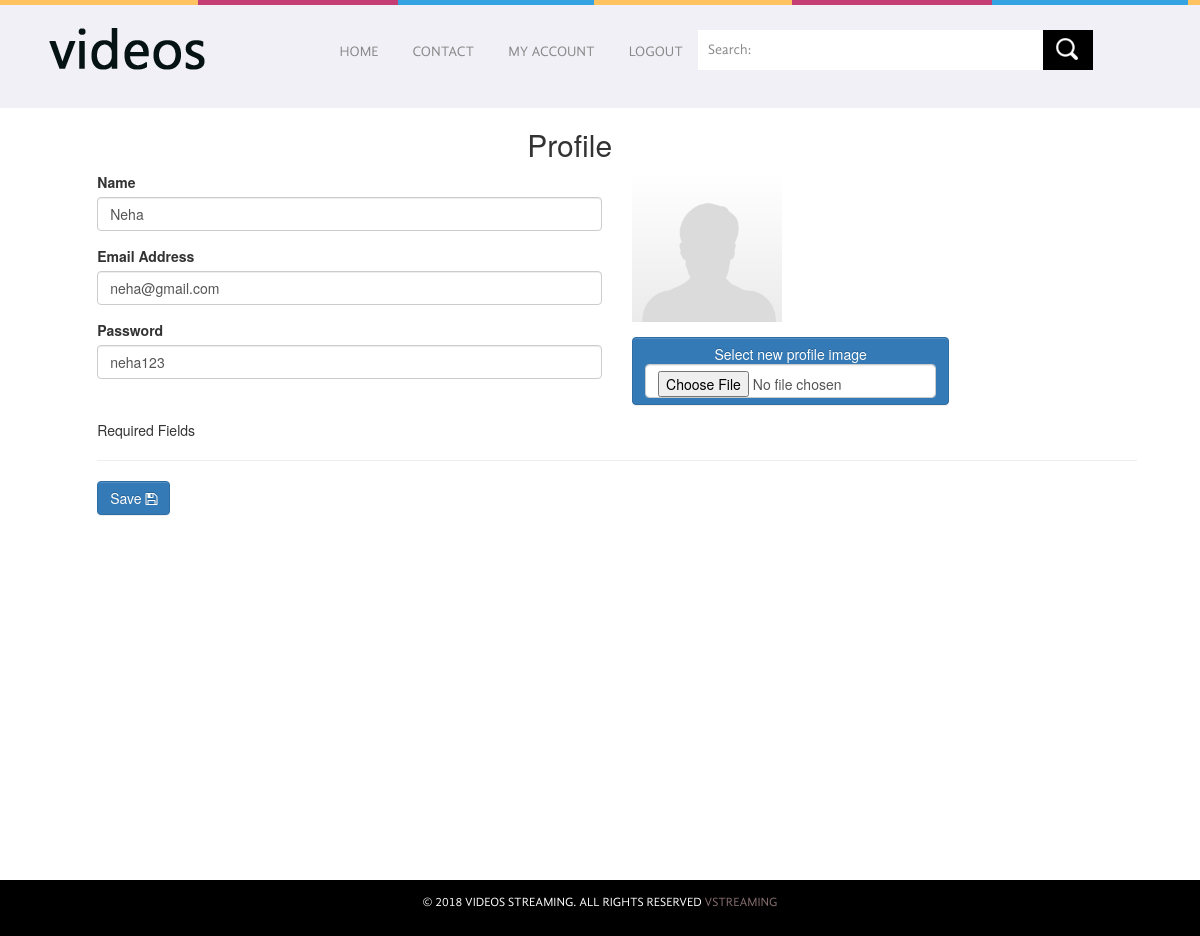
Screenshot of /account.php (signed in) with the database file from the repository.
### tables this page shows
CREATE TABLE `user` (
  `id` int(11) NOT NULL,
  `username` text NOT NULL,
  `password` text NOT NULL,
  `email` text NOT NULL,
  `mobile` varchar(10) NOT NULL,
  `epin` text NOT NULL,
  `address` text NOT NULL,
  `image` text NOT NULL,
  `status` text NOT NULL,
  `date` timestamp NOT NULL DEFAULT CURRENT_TIMESTAMP
);

### account.php (the view, shortened to what this page needs)
<?php include('session.php');
?>
<!DOCTYPE HTML>
	<head>
		<link href="css/style.css" rel="stylesheet" type="text/css"  media="all" />
			<link href="css/account.css" rel="stylesheet" type="text/css"  media="all" />
			<?php include'include/head.php'; ?>
	</head>
	<body>
<body>
			<div class="header">
				<div class="wrap">
				<div class="logo">
					<a href="index.php"><img src="images/logo.png" title="logo" /></a>
				</div>
				<div class="top-menu">
					<div class="top-nav">
						<ul>
							<li><a href="index.php">Home</a></li>
							<li><a href="contact.php">Contact</a></li>
							<li><a href="account.php">My Account</a></li>
							<li><a href="logout.php">Logout</a></li>
						</ul>
					</div>
					<div class="search">
						<form>
							<input type="text" class="textbox" value="Search:" onfocus="this.value = '';" onblur="if (this.value == '') {this.value = 'Search';}">
							<input type="submit" value=" " />
						</form>
					</div>
				</div>
			</div>
		</div>
		<div class="main-content" style="padding-bottom: 365px;">
			<div class="wrap">
			<div class="right-content">
		<div class="container-fluid container-fullw bg-white">
							<div class="row">
							<h2 style="text-align:center;margin-left: 445px;">Profile</h2>
								<div class="col-md-12">
								<form action="update_profile.php" method="post" enctype="multipart/form-data" role="form" id="settings-form">
								    <?php
							$id =$_SESSION['user_id'];
							$sql1 = "SELECT * from user where id='$id'";
                                $result1 = mysqli_query($conn,$sql1);
                                $rowc1 = mysqli_fetch_assoc($result1);
                            ?>
										<div class="row">
											<div class="col-md-12">
											</div>
											<div class="col-md-6">
												<div class="form-group">
													<label class="control-label">
														Name <span class="symbol required"></span>
													</label>
													<input name="name" placeholder="Name" value="<?php echo $rowc1['username'] ?>" class="form-control" id="name" >
												</div>
												<div class="form-group">
													<label class="control-label">
														Email Address <span class="symbol required"></span>
													</label>
													<input name="username" placeholder="Username" value="<?php echo $rowc1['email'] ?>" class="form-control" id="username" >
												</div>
												<div class="form-group">
													<label class="control-label">
														Password <span class="symbol required"></span>
													</label>
													<input name="password" placeholder="Password" value="<?php echo $rowc1['password'] ?>" class="form-control" id="username" >
												</div>
											</div>
											<div class="col-md-6" id="load_pic">
												<div class="form-group">
								                      <img src="images/<?php if($rowc1['image']=='') echo 'images/default-user.png'; else echo $rowc1['image']; ?>" class="user-profile-image" style="width:150px;">
												</div>
												<div class="form-group">
													<span class="btn btn-primary btn-o btn-file"> Select new profile image
								<input type="file" name="pic" class="form-control" id="pic">
								</span>
												</div>
											</div>
										</div>
										<div class="row">
											<div class="col-md-12">
												<div>
													<span class="symbol required"></span>Required Fields
													<hr>
												</div>
											</div>
										</div>
										<div class="row">
											<div class="col-md-12">
												<button name="update_admin" class="btn btn-primary btn-wide " type="submit">
													Save <i class="fa fa-floppy-o" aria-hidden="true"></i>
												</button>
											</div>
										</div>
									</form>
								</div>
							</div>
						</div>
			</div>
			</div>
		</div>
		<div class="copy-right">
			<p> &copy; 2018 Videos Streaming. All rights reserved <a href="index.php" style="color: #886f6f;">vstreaming</a></p>
		</div>
	</body>
</html>

### css/style.css (style rules this page uses)
html,body,div,span,applet,object,iframe,h1,h2,h3,h4,h5,h6,p,blockquote,pre,a,abbr,acronym,address,big,cite,code,del,dfn,em,img,ins,kbd,q,s,samp,small,strike,strong,sub,sup,tt,var,b,u,i,dl,dt,dd,ol,nav ul,nav li,fieldset,form,label,legend,table,caption,tbody,tfoot,thead,tr,th,td,article,aside,canvas,details,embed,figure,figcaption,footer,header,hgroup,menu,nav,output,ruby,section,summary,time,mark,audio,video { margin:0;padding:0;border:0;font-size:100%;font:inherit;vertical-align:baseline; }
ol,ul { list-style:none;margin:0px;padding:0px; }
a { text-decoration:none;transition: 0.5s ease; -o-transition: 0.5s ease; -webkit-transition: 0.5s ease; }
img { max-width:100%; }
.wrap { width:80%; margin:0 auto; }
.header { background: url(../images/header-border.png) repeat-x #F1F0F6; padding:20px; }
.logo { float:left; padding-top: 8px; }
.top-menu { float:right; width: 71%; padding-top: 6px; }
.top-nav { float:left; }
.top-nav ul li { display:inline-block; }
.top-nav ul li a { font-family: 'gandhi_sansregular'; color: #888; text-transform: uppercase; padding: 16px 15px; display: block; transition: 0.5s ease; -o-transition: 0.5s ease; -webkit-transition: 0.5s ease; }
.search { float: left; width: 50%; padding-top: 0.3em; }
.search input[type="text"] { width: 83.5%; padding: 10px; float: left; border: 1px solid rgba(85, 85, 85, 0.15); border:none; outline:none; font-family: 'gandhi_sansregular'; color: #888; }
.search input[type="submit"] { background: url(../images/search-icon.png) no-repeat 46% 46% #000; padding: 10px; width: 50px; cursor: pointer; border: none; transition: 0.5s ease; -o-transition: 0.5s ease; -webkit-transition: 0.5s ease; color: #FFF; outline: none; font-family: 'gandhi_sansregular'; text-transform: uppercase; }
.main-content { padding-bottom:40px; }
.right-content { padding:0 18px; width: 77%; float: right; }
.copy-right { padding:1em 0; background:#000; text-align:center; }
.copy-right p { background: #000; color: #FFF; outline: none; font-family: 'gandhi_sansregular'; text-transform: uppercase; font-size: 0.875em; }
.copy-right p a { background: #000; transition: 0.5s ease; -o-transition: 0.5s ease; -webkit-transition: 0.5s ease; color: #FFF; outline: none; font-family: 'gandhi_sansregular'; text-transform: uppercase; font-size: 1em; }
@media only screen and (max-width: 1280px) and (min-width: 1024px) { .wrap { width:95%; } }
@media only screen and (max-width: 1280px) and (min-width: 1024px) { .right-content { width: 97%; } }
@media only screen and (max-width: 1280px) and (min-width: 1024px) { .top-menu { width: 75%; } }

### rows the page displays
user: name "Neha", username "neha@gmail.com", password "neha123"
